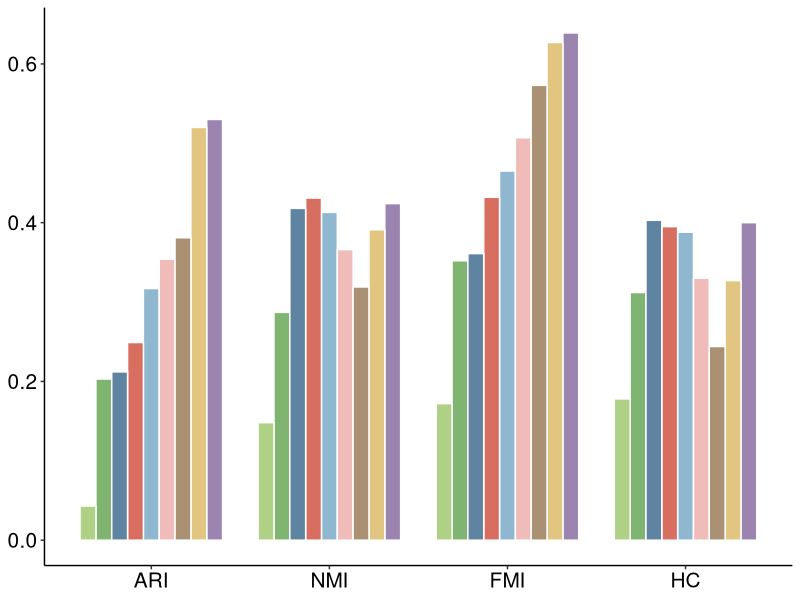
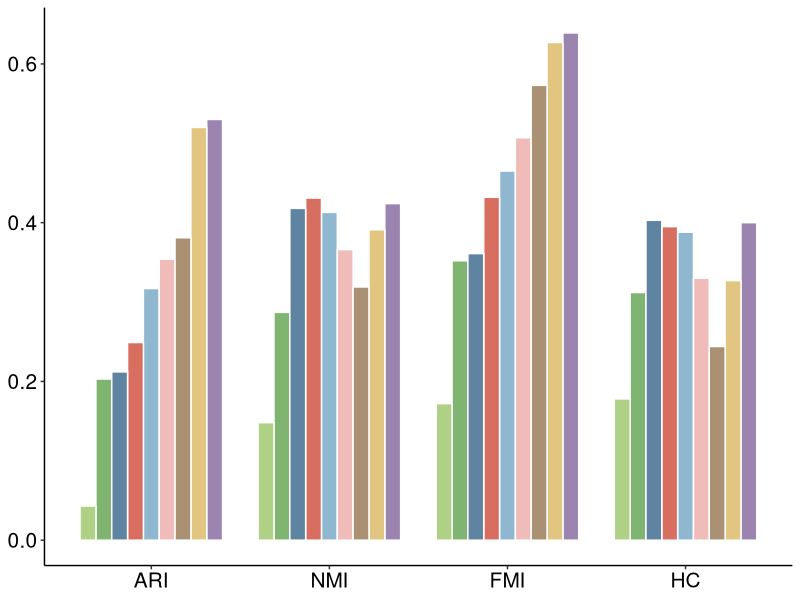

These figures' R source, in order:
library(reshape2)
library(ggplot2)
library(readxl)

mycol <- c("PCA"="#73A5C3","BayesSpace"="#376689","GraphST"="#EBABA7",
           "SEDR"="#CE4A37","conST"="#9AC567","STAGATE"="#5FA24D", 'SiGra'='#DAB760',
           'xSiGra'="#957651","HERGAST"="#82659C")

res <- read_excel("data/SMI_Lung.xlsx",range = "A1:E10",sheet = 1)
res.l <- melt(res)

res.l$Methods <- factor(res.l$Methods,levels=c('conST','STAGATE',"BayesSpace",'SEDR'
                                               ,"PCA",'GraphST','xSiGra','SiGra','HERGAST'))

ggplot(res.l,aes(fill=Methods, y=value,x=variable)) +
  geom_bar(stat = "identity",position = 'dodge',
           alpha = 0.8,width = 0.8, col='white') + 
  scale_fill_manual(values = mycol)+
  labs(x='Metrics')+
  guides(fill='none')+
  theme_classic()+
  theme(axis.title = element_blank(),
        axis.text = element_text(size=15,colour = 'black'))

ggsave(filename = 'SMI_metric.svg',width = 7.5, height = 3.5)
